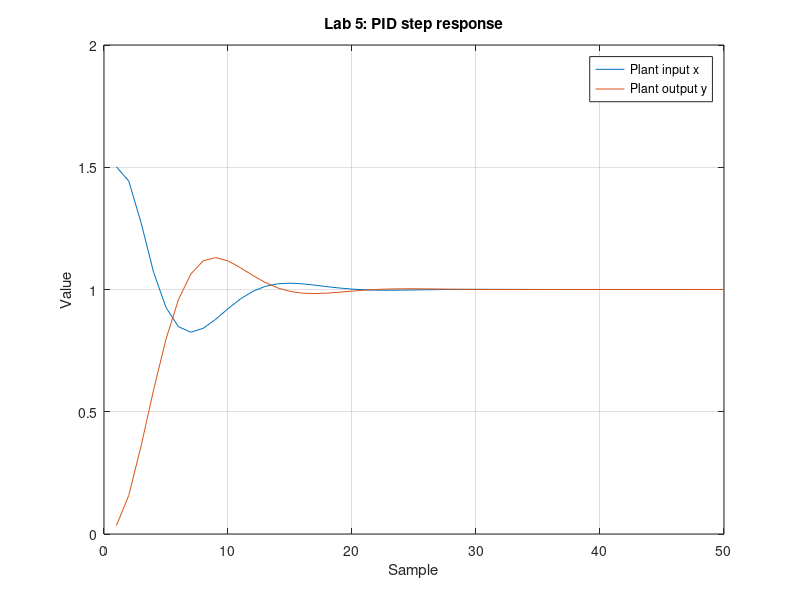

Write the MATLAB code that produced this figure.
% Lab 5: verified output from the included C++ program.
% Column 1 is plant input x; column 2 is plant output y.
Y = [
1.502  0.0345737
1.44323  0.158327
1.27119  0.361963
1.07029  0.589717
0.926501  0.79712
0.848039  0.957916
0.825399  1.06334
0.841232  1.11724
0.878  1.1306
0.921318  1.11699
0.961275  1.08923
0.992398  1.05751
1.01285  1.02874
1.02331  1.0066
1.0259  0.992219
1.02325  0.984984
1.01783  0.983302
1.01163  0.985268
1.006  0.989106
1.00166  0.993418
0.99882  0.997276
0.997373  1.00019
0.997009  1.00203
0.99736  1.00289
0.998079  1.003
0.998894  1.00263
0.999626  1.00202
1.00018  1.00136
1.00052  1.00078
1.00068  1.00034
1.00069  1.00005
1.0006  0.999904
1.00048  0.999864
1.00034  0.999891
1.00022  0.999952
1.00013  1.00002
1.00007  1.00008
1.00003  1.00012
1.00002  1.00014
1.00002  1.00015
1.00003  1.00014
1.00004  1.00012
1.00004  1.0001
1.00005  1.00008
1.00005  1.00007
1.00005  1.00005
1.00005  1.00004
1.00004  1.00004
1.00004  1.00003
1.00003  1.00003
];

figure(1);
plot(Y);
grid on;
xlabel('Sample');
ylabel('Value');
title('Lab 5: PID step response');
legend('Plant input x', 'Plant output y');
